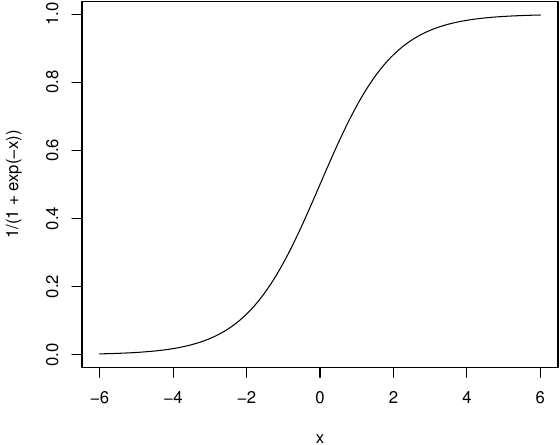

Write R code to recreate this figure.
pdf(file = "08-r-sigmoid.pdf", width = 6, height = 5.5)

curve(1 / (1 + exp(-x)), -6, 6)
